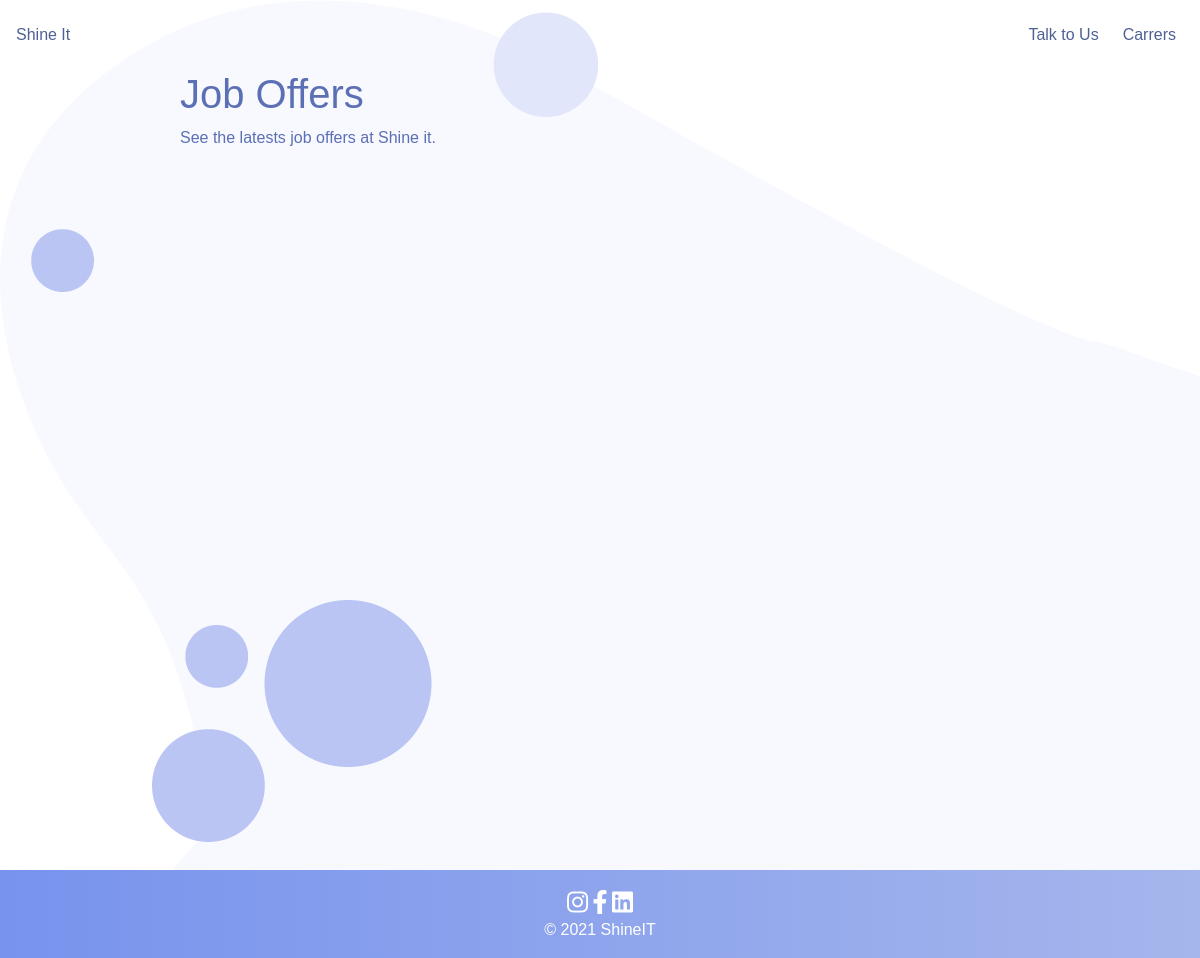
The page /jobs/ on the database as committed earlier.
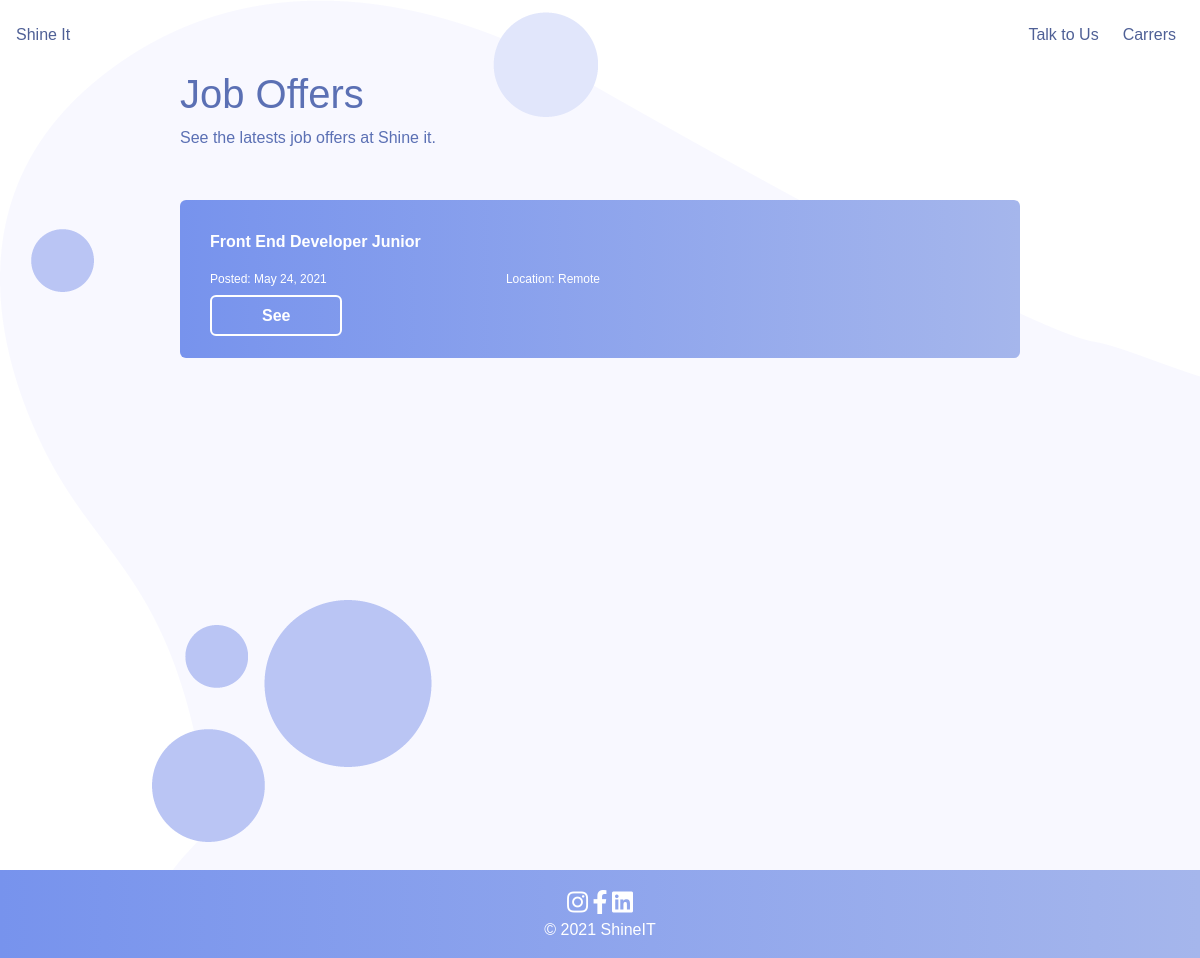
The same page on the database as committed later.
### itsite/models.py (models this page shows, shortened)
class Post(models.Model):
    title = models.CharField(max_length=100)
    content = RichTextField(blank=False, null=False)
    date_posted = models.DateTimeField(default=timezone.now)
    author = models.ForeignKey(User, on_delete=models.CASCADE)

### itsite/views.py (the view)
# urls.py: path('jobs/', jobs, name="jobs"),
def jobs(request):
    jobs = Post.objects.all()
    return render(request, 'itsite/jobs.html', {'jobs': jobs})

### itsite/templates/itsite/jobs.html (shortened to what this page needs)
{% extends 'itsite/index.html' %}
{% block content %}
<div class="custom-container">
    <h1>Job Offers</h1>
    <p>See the latests job offers at Shine it.</p>
    <div class="jobs">
        {% for job in jobs  %}
            <div class="job-card">
                <p><b>{{ job.title }}</b></p>
                <div class="flex">
                    <p class="jobs-date">Posted: {{ job.date_posted|date:"F d, Y" }}</p>
                    <p class="jobs-date">Location: Remote</p>
                </div>
                <a class="cta cta3" href="{% url 'job' job.pk %}">See</a>
            </div>
        {% endfor %}
    </div>
</div>
{% endblock %}

Rows that differ between the two databases and show on the page:
added Post: title "Front End Developer Junior", date_posted "May 24, 2021"
